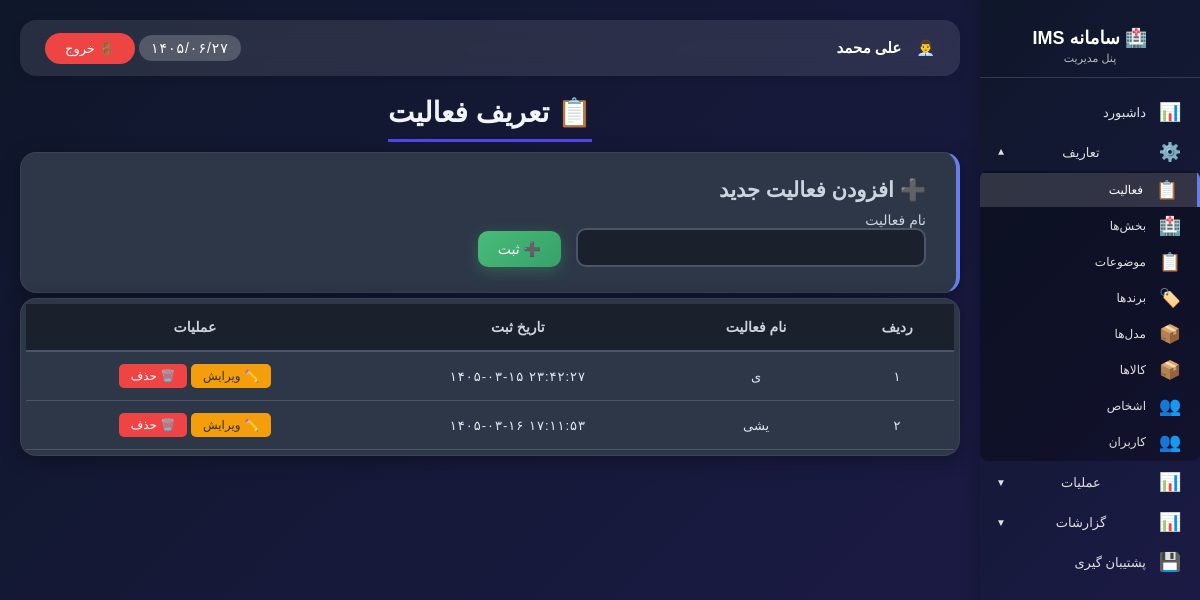
The app's page /admin_activities.php (signed in), older data.
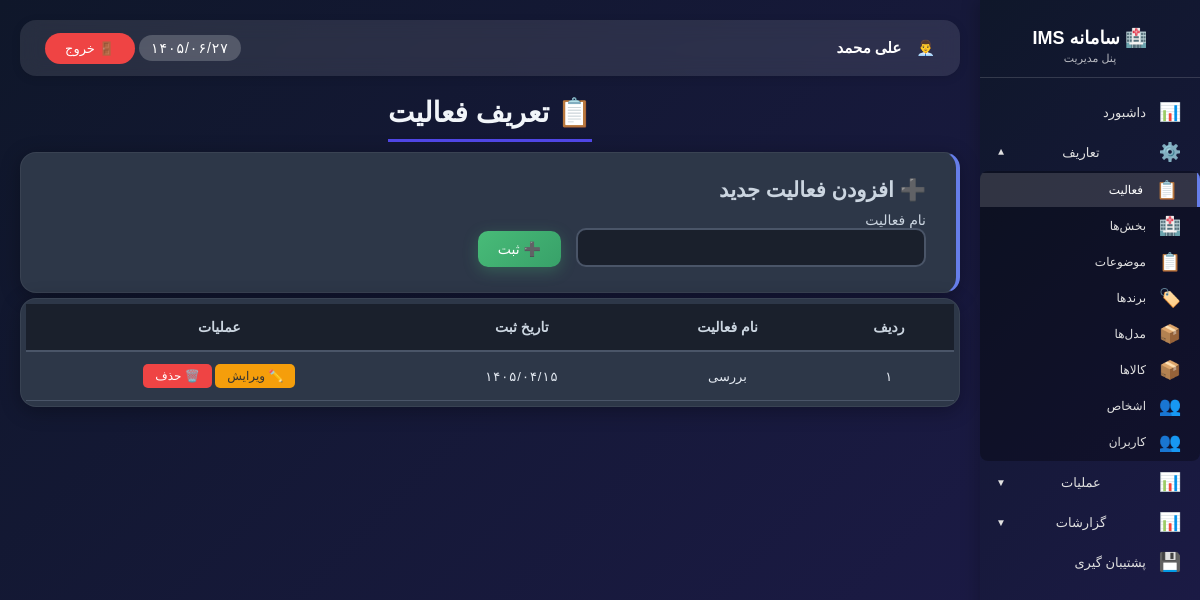
The same page, newer data.
### tables this page shows
CREATE TABLE `activities` (
  `id` int NOT NULL AUTO_INCREMENT,
  `name` varchar(100) NOT NULL,
  `created_at` varchar(50) DEFAULT NULL,
  PRIMARY KEY (`id`)
);

### assets/jdf.php (called while the page is built, shortened)
<?php
function fa_number($number) {
    $persian = ['۰', '۱', '۲', '۳', '۴', '۵', '۶', '۷', '۸', '۹'];
    $english = ['0', '1', '2', '3', '4', '5', '6', '7', '8', '9'];
    return str_replace($english, $persian, $number);
}
?>

### functions.php (called while the page is built, shortened)
<?php
function hasPermission($permission_key) {
    if (isset($_SESSION['user_id']) && $_SESSION['user_id'] == 1) {
        return true;
    }
    return true;
}
function canEditActivities() { return hasPermission('activities_edit'); }
function canDeleteActivities() { return hasPermission('activities_delete'); }
?>

### admin_activities.php (the view, shortened to what the changed rows need)
<?php
$db = getDB();
$activities = $db->query("SELECT * FROM activities ORDER BY name ASC")->fetchAll();
?>
<!DOCTYPE html>
<html lang="fa" dir="rtl">
<head>
</head>
<body>
<div class="admin-wrapper">
    <?php include 'sidebar.php'; ?>
    <div class="main-content">
        <div class="main-title">
            <h1>📋 تعریف فعالیت</h1>
        </div>
        <div class="add-card">
            <h2>➕ افزودن فعالیت جدید</h2>
        </div>
        <div class="activities-table data-table">
            <table>
                <thead>
                <tr>
                    <th>ردیف</th>
                    <th>نام فعالیت</th>
                    <th>تاریخ ثبت</th>
                    <th>عملیات</th>
                </tr>
                </thead>
                <tbody>
                <?php if (empty($activities)): ?>
                    <tr>
                        <td colspan="4" style="text-align: center; padding: 40px;">📋 هیچ فعالیتی ثبت نشده است</td>
                    </tr>
                <?php else: ?>
                    <?php $row_num = 1; foreach ($activities as $activity): ?>
                        <tr id="activity_<?php echo $activity['id']; ?>">
                            <td><?php echo fa_number($row_num); ?></td>
                            <td><?php echo htmlspecialchars($activity['name']); ?></td>
                            <td class="date"><?php echo fa_number(htmlspecialchars($activity['created_at'])); ?></td>
                            <td class="action-buttons">
                                <?php if (canEditActivities()): ?>
                                <button class="edit-btn" onclick='openEditModal(<?php echo $activity['id']; ?>)'>✏️ ویرایش</button>
                                <?php endif; ?>
                                <?php if (canDeleteActivities()): ?>
                                <button class="delete-btn" onclick="confirmDelete(<?php echo $activity['id']; ?>, '<?php echo htmlspecialchars($activity['name']); ?>')">🗑️ حذف</button>
                                <?php endif; ?>
                            </td>
                        </tr>
                        <?php $row_num++; ?>
                    <?php endforeach; ?>
                <?php endif; ?>
                </tbody>
            </table>
        </div>
    </div>
</div>
</body>
</html>

Row changes from the older to the newer data that the page shows:
removed activities: row_num "۱", name "ی", created_at "۱۴۰۵-۰۳-۱۵ ۲۳:۴۲:۲۷"
removed activities: row_num "۲", name "یشی", created_at "۱۴۰۵-۰۳-۱۶ ۱۷:۱۱:۵۳"
added activities: row_num "۱", name "بررسی", created_at "۱۴۰۵/۰۴/۱۵"
